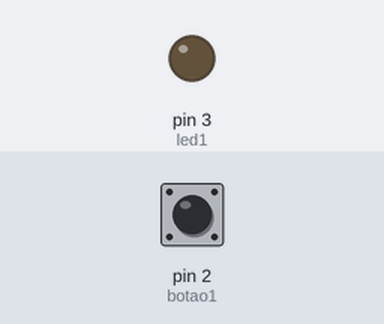
Simulated run of this sketch. Board: Arduino Uno, built with avr-gcc and run on an emulated ATmega328P. Parts: output pins drawn as LEDs (lit = HIGH). The inputs (shaded band) are chosen by the test bench; at power-on: pin 2 (botao1) LOW.

Above: at 1.2 s.
1.3 s: pin 2 (botao1) pulled HIGH for 0.15 s
At 1.37 s:
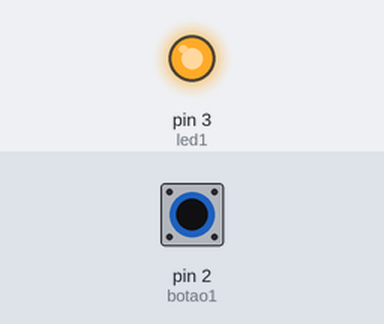
2.9 s: pin 2 (botao1) pulled HIGH for 3.2 s
At 6.5 s:
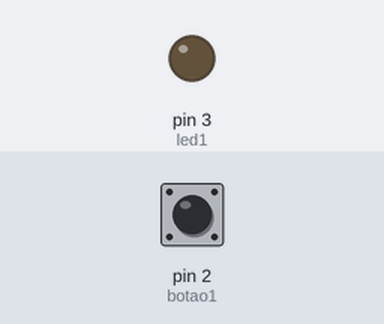
Timing chart, 0 to 8.0 s (numbered marks = the images above; inputs shaded):
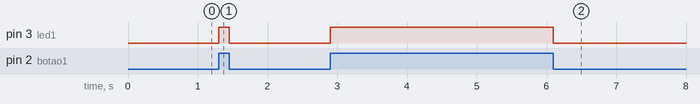

The sketch:

Atividade1.ino
```cpp
#define botao1 2 //definindo uma variável para o botão na entrada digital 2
#define led1 3 //definindo uma variável para o led na entrada digital 3


void setup() { //Função de configuração/definição
  pinMode(botao1, INPUT); //Define o modo do pino na variável botão1 como entrada
  pinMode(led1, OUTPUT); //Define o modo do pino na variável led1 como saída
}

void loop() { //Ciclo de repetição
//se
if (digitalRead(2)) { //Realiza a leitura do botão1 que está na entrada 2
  digitalWrite(3, HIGH); //Escreve led1(saída 3) como true(ligado)
//senão...
} else {
  digitalWrite(3, LOW); //Escreve led1(saída 3) como false(desligado)
}
}
```

Measured:
- after the input at 1.3 s, pin 3 (led1): LOW → HIGH at once, → LOW 0.15 s later
- after the input at 2.9 s, pin 3 (led1): LOW → HIGH at once, → LOW 3.2 s later
